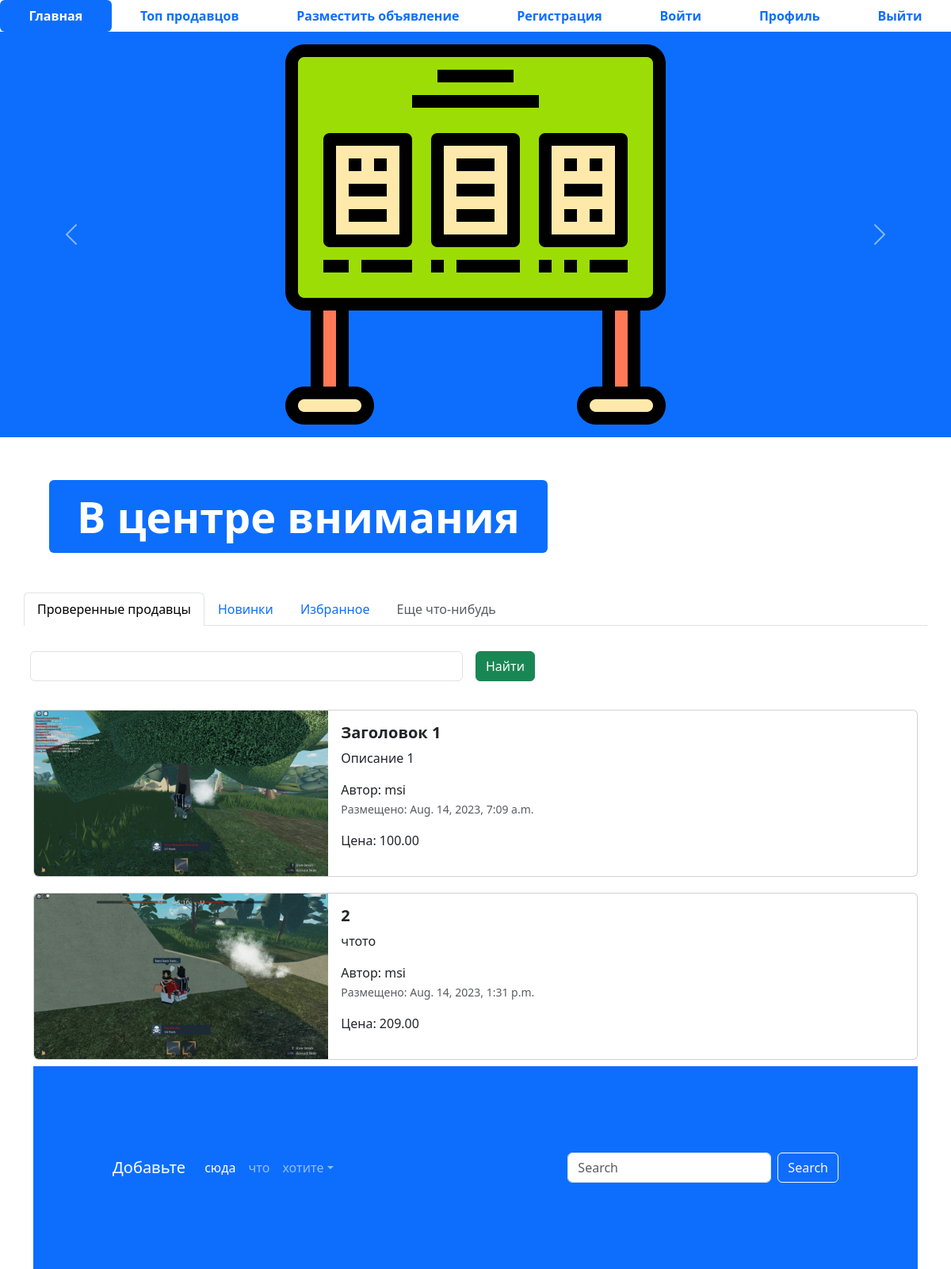
The page / on the database its author committed.
### app_advetisements/models.py (models this page shows, shortened)
class Advertisements(models.Model):
    tittle = models.CharField('заголовок', max_length = 128)
    description = models.TextField('описание')
    price = models.DecimalField('цена', max_digits = 10, decimal_places = 2)
    auction = models.BooleanField('торг', help_text = 'Отметьте, если торг уместен')
    created_at = models.DateTimeField(auto_now_add = True)
    updeted_at = models.DateTimeField(auto_now = True)
    user = models.ForeignKey(User, verbose_name = 'Пользователь', on_delete = models.CASCADE)
    image = models.ImageField('Изображение', upload_to = 'advertisements/',)
    class Meta:
        db_table = "advertisements"

### app_advetisements/views.py (the view)
# urls.py: path('', index, name = 'main-page'),
def index(request):
    advertisements = Advertisements.objects.all()
    context = {'advertisements' : advertisements}
    return render(request, 'index.html', context)

### templates/index.html (shortened to what this page needs)
{% extends 'base.html' %}
{% load static %}
{% block content %}
<ul class="nav nav-pills sticky-top bg-white nav-fill">
  <li class="nav-item">
    <a class="nav-link active" aria-current="page" href="{% url 'main-page' %}">
      <span style="font-weight: bold;">Главная</span>
    </a>
  </li>
  <li class="nav-item">
    <a class="nav-link" href="{% url 'top-sellers' %}"><span style="font-weight: bold;">Топ продавцов</span>
    </a>
  </li>
  <li class="nav-item">
    <a class="nav-link" href="advertisement-post.html">
      <span style="font-weight: bold;">Разместить объявление</span>
    </a>
  </li>
  <li class="nav-item">
    <a class="nav-link" href="register.html">
      <span style="font-weight: bold;">Регистрация</span>
    </a>
  </li>
  <li class="nav-item">
    <a class="nav-link" href="login.html">
      <span style="font-weight: bold;">Войти</span>
    </a>
  </li>
  <li class="nav-item">
    <a class="nav-link" href="profile.html">
      <span style="font-weight: bold;">Профиль</span>
    </a>
  </li>
  <li class="nav-item">
    <a class="nav-link" href="#">
      <span style="font-weight: bold;">Выйти</span>
    </a>
  </li>
</ul>
<div id="carouselExampleControls" class="carousel slide bg-primary" data-bs-ride="carousel">
  <div class="carousel-inner">
    <div class="carousel-item active">
      <img src="{% static 'img/adv.png' %}" class="mx-auto d-block w-33" alt="...">
    </div>
  </div>
  <button class="carousel-control-prev" type="button" data-bs-target="#carouselExampleControls" data-bs-slide="prev">
    <span class="carousel-control-prev-icon" aria-hidden="true"></span>
  </button>
  <button class="carousel-control-next" type="button" data-bs-target="#carouselExampleControls" data-bs-slide="next">
    <span class="carousel-control-next-icon" aria-hidden="true"></span>
  </button>
</div>
<div class="container" style="margin: 50px;">
  <div class="display-2">
    <span class="badge bg-primary">В центре внимания</span>
  </div>
</div>
<div class="container">
  <div class="row">
    <ul class="nav nav-tabs bg-white">
      <li class="nav-item">
        <a class="nav-link active" aria-current="page" href="#">Проверенные продавцы</a>
      </li>
      <li class="nav-item">
        <a class="nav-link" href="#">Новинки</a>
      </li>
      <li class="nav-item">
        <a class="nav-link" href="#">Избранное</a>
      </li>
      <li class="nav-item">
        <a class="nav-link disabled" href="#" tabindex="-1" aria-disabled="true">Еще что-нибудь</a>
      </li>
    </ul>
    <form class="row g-3">
      <div class="col-auto w-50">
        <input type="text" class="form-control">
      </div>
      <div class="col-auto">
        <button type="submit" class="btn btn-success mb-3">Найти</button>
      </div>
    </form>
  </div>
  {% for adv in advertisements %}
  <div class="col">
    <div class="card mb-2" style="max-width: 1200px; margin-top: 20px;">
      <div class="row g-0">
        <div class="col-md-4">
          <a href="advertisement.html" class="nav-link">
            <img src="{% if adv.image %} {{ adv.image.url }} {% else %} {% static 'img/adv.png' %} {% endif %}" class="img-fluid rounded-start" alt="Card title">
          </a>
        </div>
        <div class="col-md-8">
          <div class="card-body">
            <h5 class="card-title">
              <a href="advertisement.html" class="nav-link"><strong>{{ adv.tittle }}</strong></a>
            </h5>
            <a href="advertisement.html" class="nav-link">
              <p class="card-text">
                {{ adv.description }}
              </p>
              <span>Автор: {{ adv.user }} </span>
              <p class="card-text"><small class="text-muted">Размещено: {{ adv.created_at }}</small></p>
              <span> Цена: {{ adv.price }}</span>
            </a>
          </div>
        </div>
      </div>
    </div>
    {% endfor %}
<footer style="padding: 100px;" class="bg-primary">
  <nav class="navbar navbar-expand-sm navbar-dark">
    <a class="navbar-brand" href="#">Добавьте</a>
    <div class="collapse navbar-collapse" id="collapsibleNavId">
      <ul class="navbar-nav me-auto mt-2 mt-lg-0">
        <li class="nav-item">
          <a class="nav-link active" href="#" aria-current="page">сюда</a>
        </li>
        <li class="nav-item">
          <a class="nav-link" href="#">что</a>
        </li>
        <li class="nav-item dropdown">
          <a class="nav-link dropdown-toggle" href="#" id="dropdownId" data-bs-toggle="dropdown" aria-haspopup="true"
             aria-expanded="false">хотите</a>
        </li>
      </ul>
      <form class="d-flex my-2 my-lg-0">
        <input class="form-control me-sm-2" type="text" placeholder="Search">
        <button class="btn btn-outline-light my-2 my-sm-0" type="submit">Search</button>
      </form>
    </div>
  </nav>
</footer>
{% endblock %}

### templates/base.html (shortened to what this page needs)
{% load static %}
<!DOCTYPE html>
<html lang="en">
<head>
  <link href="{% static 'css/bootstrap.min.css' %}" rel="stylesheet">
  <link rel="stylesheet" href="{% static 'css/fontello.css' %}">
</head>
<body>
{% block content %}
{% endblock %}
</body>
</html>

### rows shown on the page
Advertisements: image (picture), tittle "Заголовок 1", description "Описание 1", user "msi", created_at "Aug. 14, 2023, 7:09 a.m.", price "100.00"
Advertisements: image (picture), tittle "2", description "чтото", user "msi", created_at "Aug. 14, 2023, 1:31 p.m.", price "209.00"
